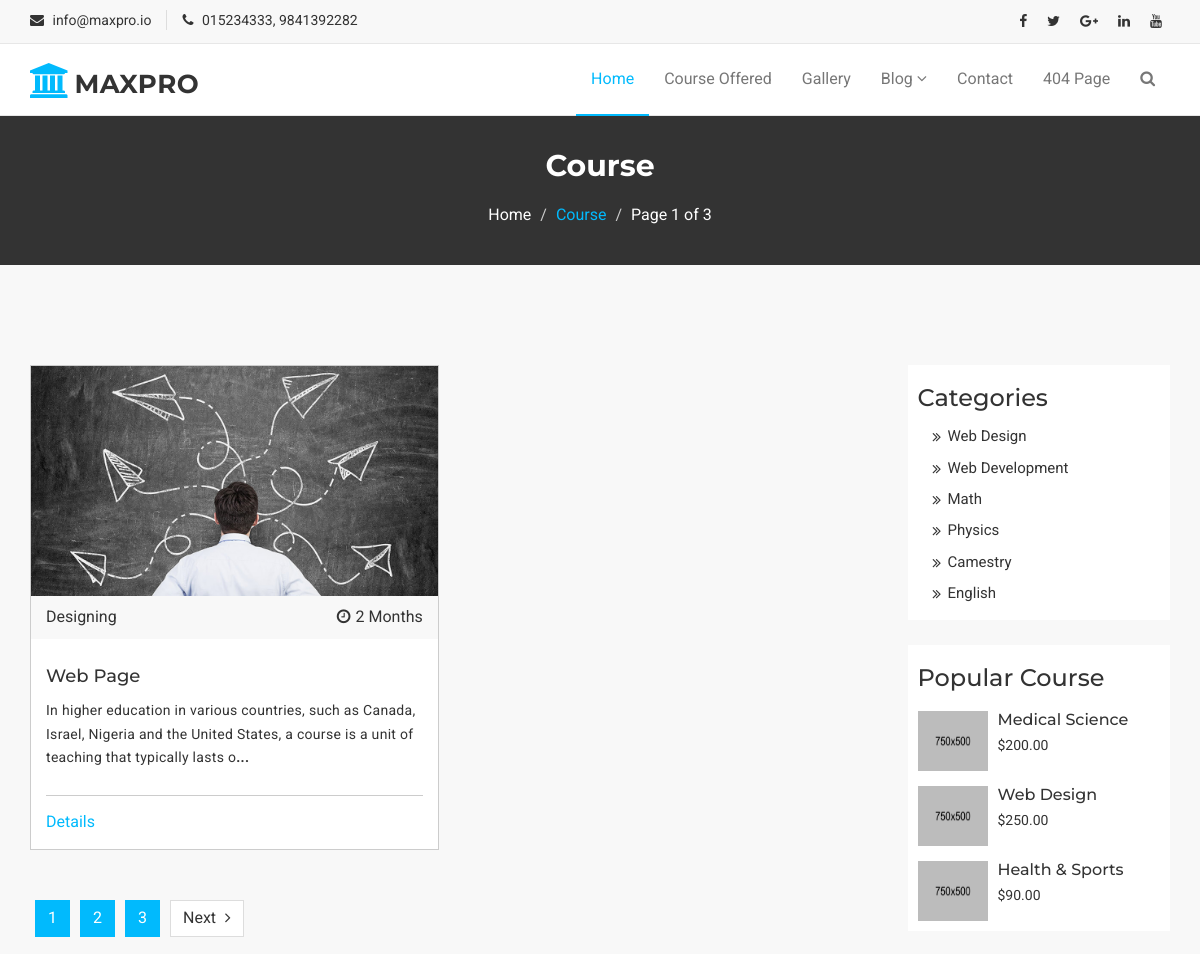
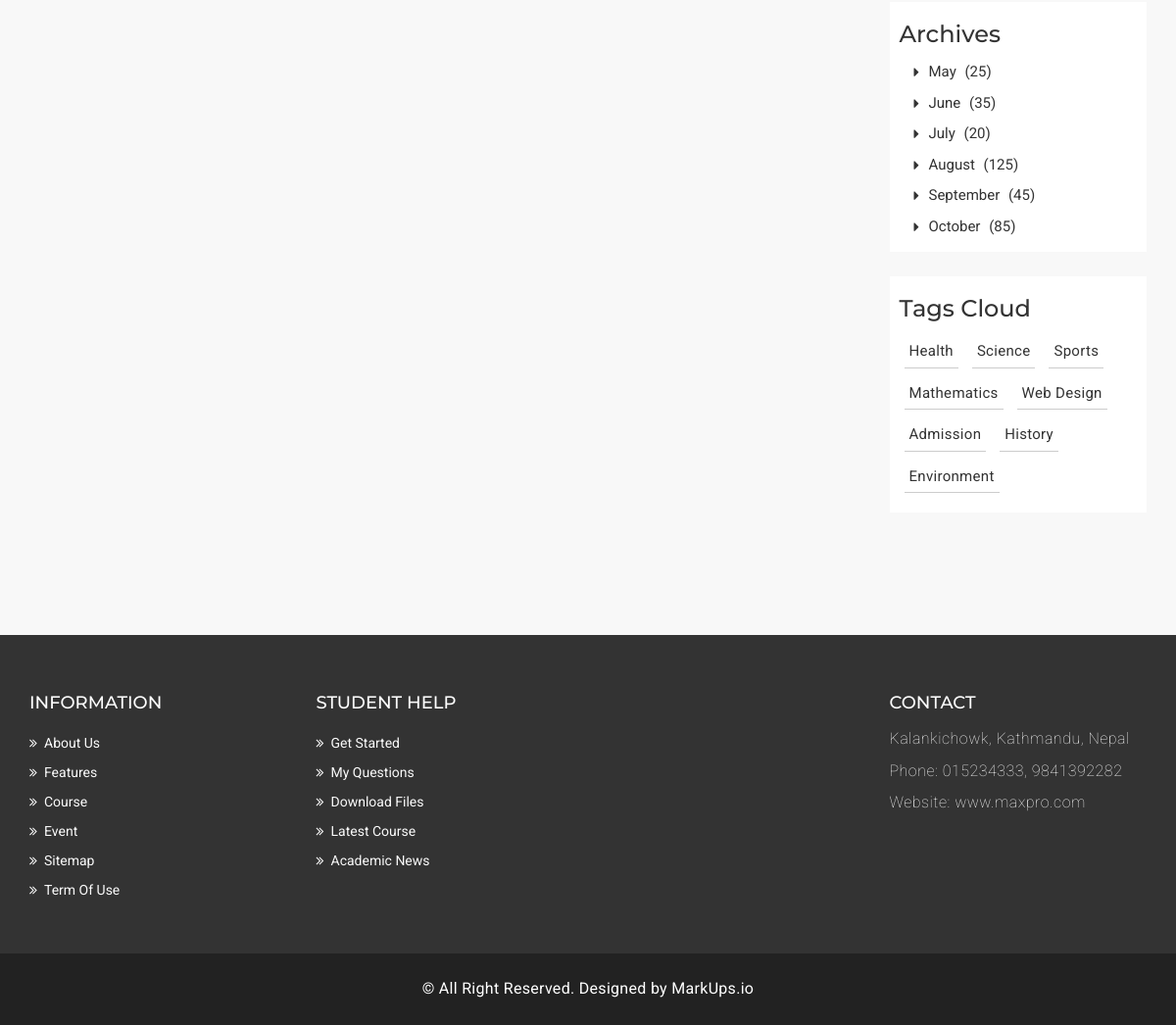
Screenshot of /course/ with the database file from the repository (2 pictures, top to bottom).
### MaxproApp/models.py (models this page shows, shortened)
class CourseOffered(models.Model):
    course_id = models.AutoField
    course_title = models.CharField(max_length=50, default="")
    course_category = models.CharField(max_length=50, default="")
    course_desc = models.TextField()
    course_chapter = models.TextField()
    course_duration = models.CharField(max_length=50, default="")
    course_image = models.ImageField(upload_to="images", default="")

### MaxproApp/views.py (the view)
# urls.py: path('course/', views.course, name='course'),
def course(request):
    courses = CourseOffered.objects.all()
    course_paginator = Paginator(courses, 1)
    page_num = request.GET.get('page')
    page = course_paginator.get_page(page_num)
    params = {'page': page}
    return render(request, 'course.html', params)

### Templates/course.html (shortened to what this page needs)
{% extends 'include/basic.html' %}
{% load static %}
{% block body %}
<section id="mu-page-breadcrumb">
    <div class="container">
        <div class="row">
            <div class="col-md-12">
                <div class="mu-page-breadcrumb-area">
                    <h2>Course</h2>
                    <ol class="breadcrumb">
                        <li><a href="/">Home</a></li>
                        <li class="active">Course</li>
                        <li><span class="current">Page {{ page.number }} of {{ page.paginator.num_pages }} </span></li>
                    </ol>
                </div>
            </div>
        </div>
    </div>
</section>
<section id="mu-course-content">
    <div class="container">
        <div class="row">
            <div class="col-md-12">
                <div class="mu-course-content-area">
                    <div class="row">
                        <div class="col-md-9">
                            <div class="mu-course-container">
                                <div class="row">
                                    {% for coursesinfo in page.object_list %}
                                    <div class="col-md-6 col-sm-6">
                                        <div class="mu-latest-course-single">
                                            <figure class="mu-latest-course-img">
                                                <a href="#"><img src="{{ coursesinfo.course_image.url }}" alt="img"
                                                                 height="230"></a>
                                                <figcaption class="mu-latest-course-imgcaption">
                                                    <a href="#">{{coursesinfo.course_category}}</a>
                                                    <span><i
                                                            class="fa fa-clock-o"></i>{{coursesinfo.course_duration}}</span>
                                                </figcaption>
                                            </figure>
                                            <div class="mu-latest-course-single-content">
                                                <h4><a href="#">{{coursesinfo.course_title}}</a></h4>
                                                <p>{{coursesinfo.course_desc | slice:"0:150"}}<b>... </b></p>
                                                <div class="mu-latest-course-single-contbottom">
                                                    <a class="mu-course-details"
                                                       href="/courseDetails/{{coursesinfo.id}}">Details</a>
                                                </div>
                                            </div>
                                        </div>
                                    </div>
                                    {%endfor%}
                                </div>
                            </div>
                            <div class="mu-pagination">
                                <nav>
                                    <ul class="pagination">
                                        {% for page_Range in page.paginator.page_range %}
                                        {% if forloop.counter < 5 %}
                                        <li class="active"><a href="?page={{forloop.counter}}">{{forloop.counter}}</a>
                                        </li>
                                        {% endif %}
                                        {% endfor %}
                                        <li>
                                            {% if page.has_next %}
                                            <a href="{% url 'course' %}?page={{ page.next_page_number }}"
                                               aria-label="Next">Next <span class="fa fa-angle-right"></span></a>
                                            {% endif %}
                                        </li>
                                    </ul>
                                </nav>
                            </div>
                        </div>
                        <div class="col-md-3">
                            <aside class="mu-sidebar">
                                <div class="mu-single-sidebar">
                                    <h3>Categories</h3>
                                    <ul class="mu-sidebar-catg">
                                        <li><a href="#">Web Design</a></li>
                                        <li><a href="">Web Development</a></li>
                                        <li><a href="">Math</a></li>
                                        <li><a href="">Physics</a></li>
                                        <li><a href="">Camestry</a></li>
                                        <li><a href="">English</a></li>
                                    </ul>
                                </div>
                                <div class="mu-single-sidebar">
                                    <h3>Popular Course</h3>
                                    <div class="mu-sidebar-popular-courses">
                                        <div class="media">
                                            <div class="media-left">
                                                <a href="#">
                                                    <img class="media-object" src="assets/img/courses/1.jpg" alt="img">
                                                </a>
                                            </div>
                                            <div class="media-body">
                                                <h4 class="media-heading"><a href="#">Medical Science</a></h4>
                                                <span class="popular-course-price">$200.00</span>
                                            </div>
                                        </div>
                                        <div class="media">
                                            <div class="media-left">
                                                <a href="#">
                                                    <img class="media-object" src="assets/img/courses/2.jpg" alt="img">
                                                </a>
                                            </div>
                                            <div class="media-body">
                                                <h4 class="media-heading"><a href="#">Web Design</a></h4>
                                                <span class="popular-course-price">$250.00</span>
                                            </div>
                                        </div>
                                        <div class="media">
                                            <div class="media-left">
                                                <a href="#">
                                                    <img class="media-object" src="assets/img/courses/3.jpg" alt="img">
                                                </a>
                                            </div>
                                            <div class="media-body">
                                                <h4 class="media-heading"><a href="#">Health & Sports</a></h4>
                                                <span class="popular-course-price">$90.00</span>
                                            </div>
                                        </div>
                                    </div>
                                </div>
                                <div class="mu-single-sidebar">
                                    <h3>Archives</h3>
                                    <ul class="mu-sidebar-catg mu-sidebar-archives">
                                        <li><a href="#">May <span>(25)</span></a></li>
                                        <li><a href="">June <span>(35)</span></a></li>
                                        <li><a href="">July <span>(20)</span></a></li>
                                        <li><a href="">August <span>(125)</span></a></li>
                                        <li><a href="">September <span>(45)</span></a></li>
                                        <li><a href="">October <span>(85)</span></a></li>
                                    </ul>
                                </div>
                                <div class="mu-single-sidebar">
                                    <h3>Tags Cloud</h3>
                                    <div class="tag-cloud">
                                        <a href="#">Health</a>
                                        <a href="#">Science</a>
                                        <a href="#">Sports</a>
                                        <a href="#">Mathematics</a>
                                        <a href="#">Web Design</a>
                                        <a href="#">Admission</a>
                                        <a href="#">History</a>
                                        <a href="#">Environment</a>
                                    </div>
                                </div>
                            </aside>
                        </div>
                    </div>
                </div>
            </div>
        </div>
    </div>
</section>
{%endblock%}

### Static/assets/css/theme-color/default-theme.css (style rules this page uses)
.mu-latest-course-single .mu-latest-course-single-content .mu-latest-course-single-contbottom .mu-course-details { color: #01bafd; }
#mu-page-breadcrumb .mu-page-breadcrumb-area .breadcrumb .active { color: #01bafd; }
#mu-course-content { background-color: #f8f8f8; display: inline; float: left; padding: 100px 0; width: 100%; }
#mu-course-content .mu-course-content-area { display: inline; float: left; width: 100%; }
#mu-course-content .mu-course-content-area .mu-course-container { display: inline; float: left; width: 100%; }
#mu-course-content .mu-course-content-area .mu-course-container .mu-latest-course-single { border: 1px solid #ccc; margin-bottom: 30px; }
.mu-pagination .pagination .active a { background-color: #01bafd; border-color: #01bafd; }

### rows the page displays
CourseOffered: course_image (picture), course_category "Designing", course_duration "2 Months", course_title "Web Page", course_desc "In higher education in various countries, such as Canada, Israel, Nigeria and the United States, a course is a unit of teaching that typically lasts o"

### other values shown
{{ page.number }} "1"
{{ page.paginator.num_pages }} "3"
